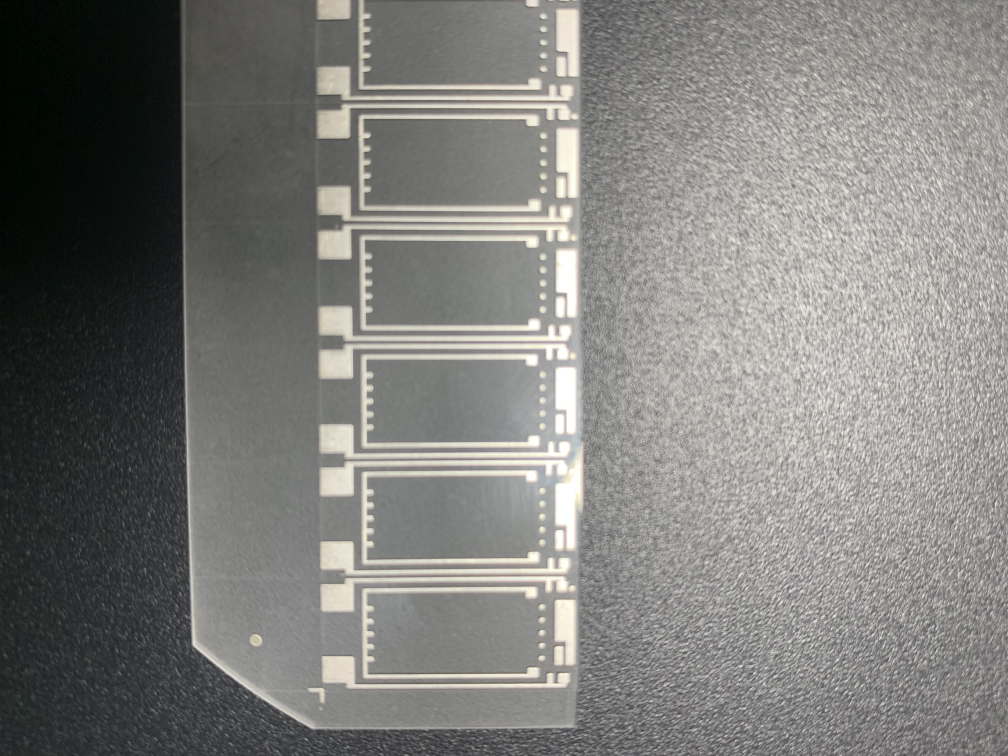
#> input picture mark/IMG_0920.JPG, 4032 x 3024 px (shown at 1/4 size)
$ python main.py
#> lines starting #> are read from the running program, lines starting #| are printed output that depends on the picture
import cv2;
import time;
import numpy;
import math;

if __name__ == '__main__':
    im = cv2.imread('IMG_0920.JPG');
#> im is the input picture: shape (3024, 4032, 3); mean B, G, R 122.6, 125.4, 125.9
    im_g = cv2.cvtColor(im,cv2.COLOR_BGR2GRAY);
    im_t = im_g[2500:2900, 1200:1600];
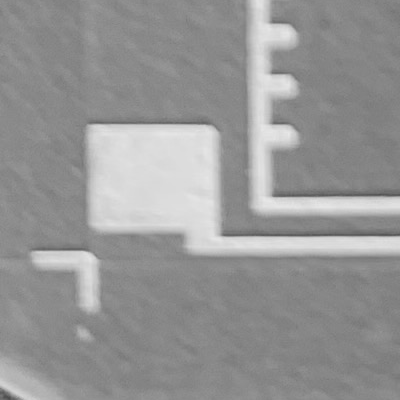
#> im_t: shape (400, 400); min 77, max 232, mean 149.5
    height, width = im_t.shape[:2];
#> height = 400; width = 400

    im_r = cv2.matchTemplate(im_g, im_t, cv2.TM_SQDIFF_NORMED);
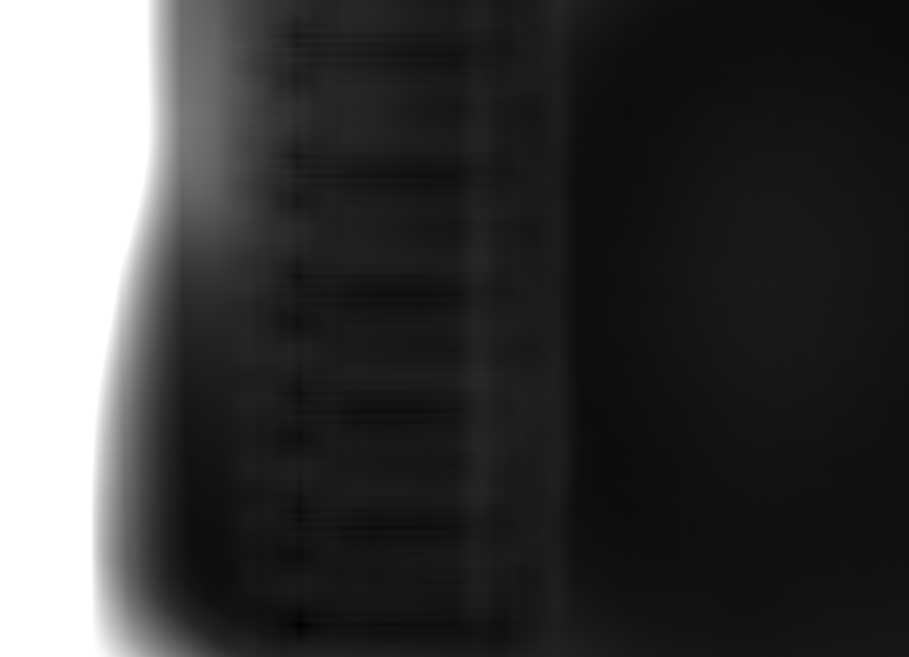
#> im_r: shape (2625, 3633) float32 (shown at 1/4 size); min 3.28e-07, max 1, mean 0.245
    min_val, max_val, min_loc, max_loc = cv2.minMaxLoc(im_r);
#> min_val = 3.28e-07; max_val = 1; min_loc = (1200, 2500); max_loc = (0, 0)
    cv2.rectangle(im, min_loc, (min_loc[0] + width, min_loc[1] + height), (0,0,255), 2);
    cv2.imwrite('out.jpg', im);
    cv2.imshow('test', im_t);
    cv2.waitKey(0);
